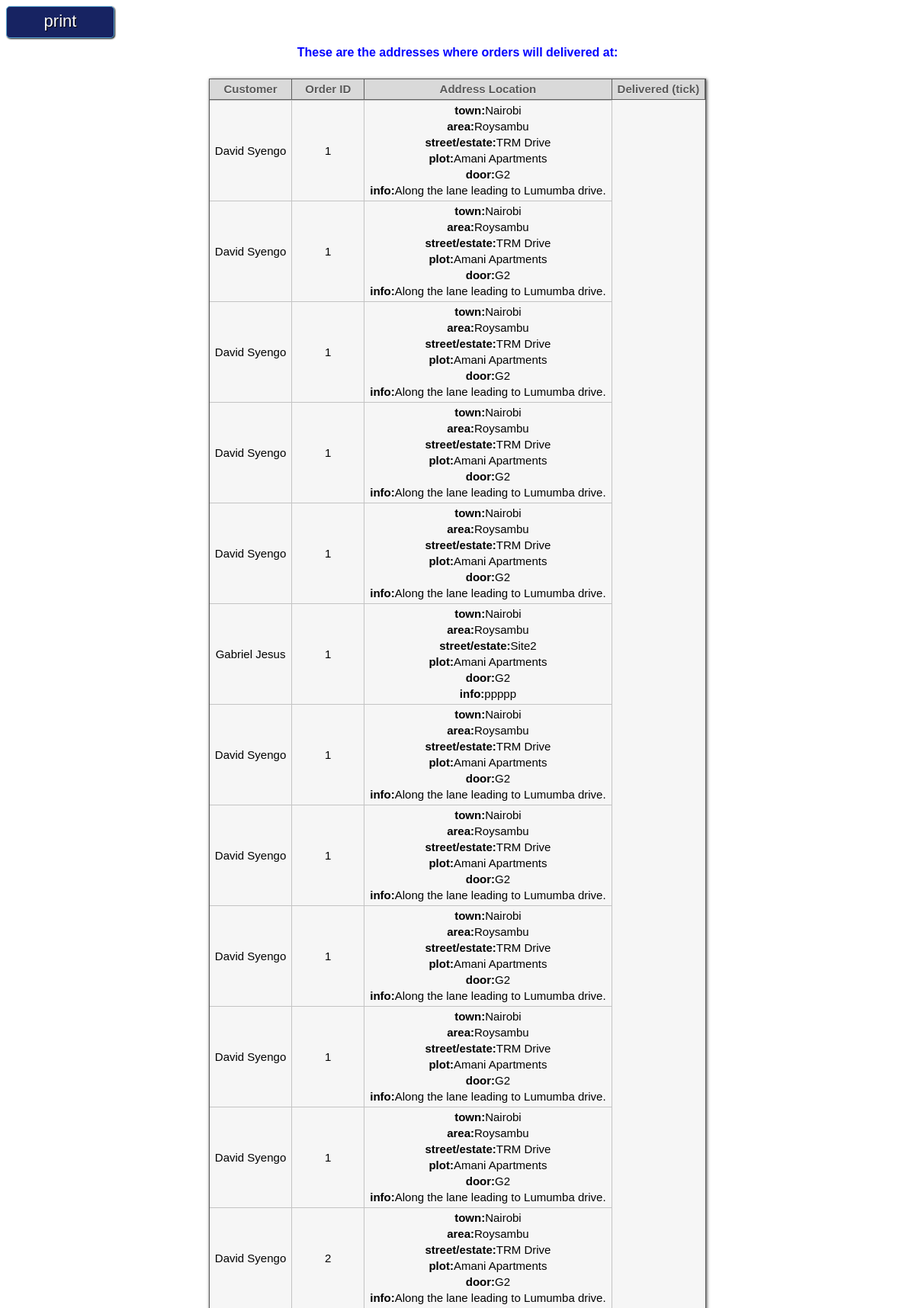
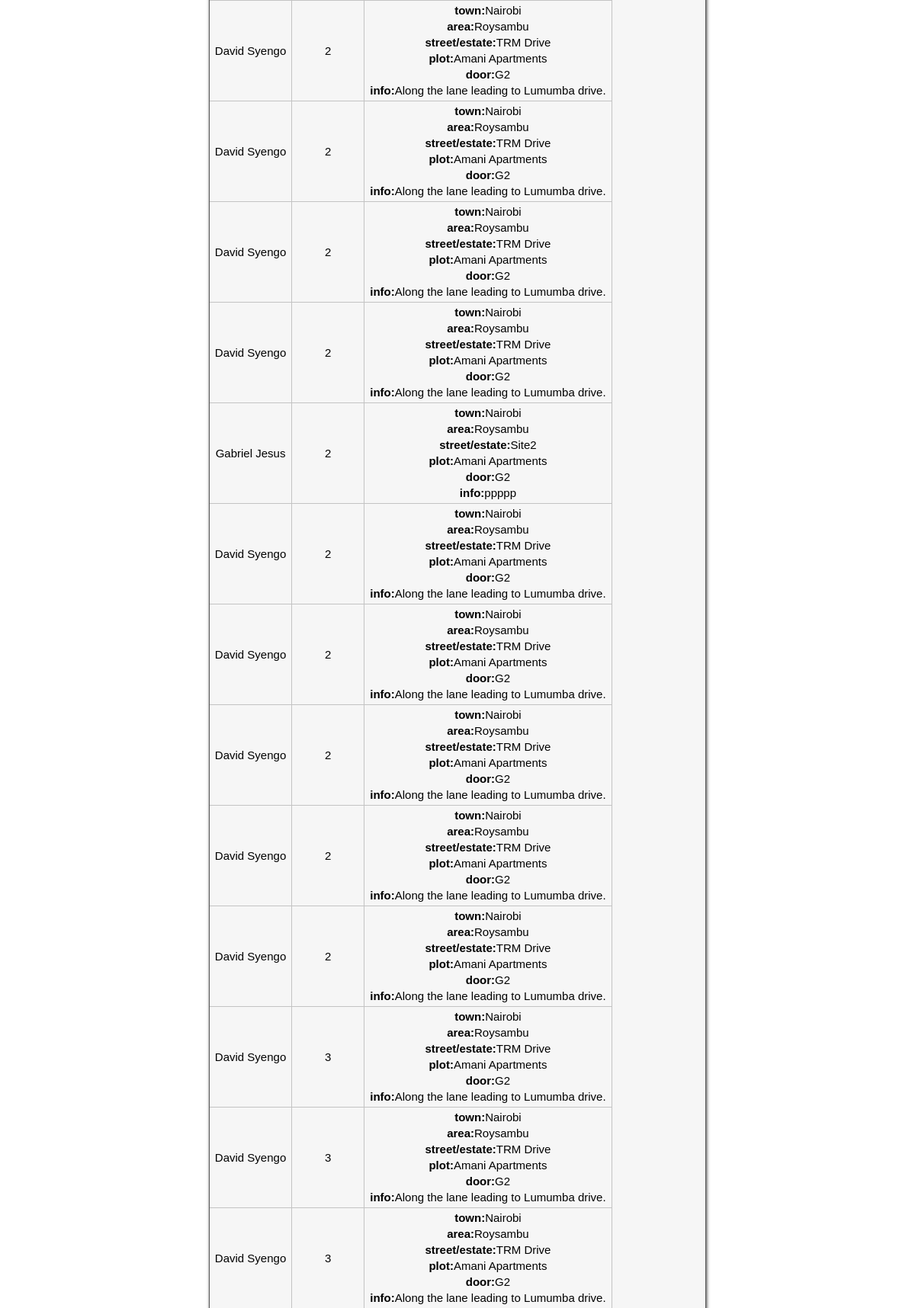
/Admin/actions/orderadresses.php (signed in, upper part), run on the app's committed database (2 pictures, top to bottom).
### tables this page shows
CREATE TABLE `orders` (
  `id` bigint(20) UNSIGNED NOT NULL,
  `cart_id` varchar(15) NOT NULL,
  `time_of_order` timestamp NOT NULL DEFAULT current_timestamp(),
  `delivered` varchar(7) NOT NULL
);

CREATE TABLE `physical_addresses` (
  `customer_id` bigint(20) NOT NULL,
  `town` varchar(30) NOT NULL,
  `area` varchar(30) NOT NULL,
  `street_estate` varchar(50) NOT NULL,
  `plot_no_name` varchar(30) NOT NULL,
  `door_no` varchar(5) NOT NULL,
  `add_details` text NOT NULL
);

### Admin/sharedlibs/DBMS.class.php (called while the page is built, shortened)
<?php
class DBMS{
	private $db_handler;
	public function __construct(){
		$DB_USER = "root";
		$DB_NAME = "e-budget";
		$DB_PASS = "";
		$DB_SERVER = "127.0.0.1";
		$this->db_handler = mysqli_connect($DB_SERVER, $DB_USER, $DB_PASS, $DB_NAME);
	}
	public function do_query($str){
		$this->db_query = mysqli_query($this->db_handler,$str);
	}
}
?>

### Admin/actions/orderadresses.php (the view, shortened to what this page needs)
<?php
include '../sharedlibs/DBMS.class.php';
$db = new DBMS();
$str = '';
$db->do_query("SELECT CONCAT( customers.first_name, ' ', customers.last_name ) , orders.id, physical_addresses.town, physical_addresses.area, physical_addresses.street_estate, physical_addresses.plot_no_name, physical_addresses.door_no, physical_addresses.add_details
FROM customers, orders, physical_addresses, shopping_cart
WHERE shopping_cart.customer_id = customers.customer_id
AND customers.customer_id = physical_addresses.customer_id
AND orders.delivered = 'NO'");
if($num = mysqli_num_rows($db->db_query) > 0){
	$str .= '<table cellpadding="0" cellspacing="0">
				<tr style="background-color:#D9D9D9; color:#585858; text-shadow:0px 1px 0px #FFF;"><th>Customer</th><th>Order ID</th><th>Address Location</th><th>Delivered (tick)</th></tr>';
	while(list($name, $oid, $town, $area, $street, $plot, $door, $add) = mysqli_fetch_row($db->db_query)){
		$str .= '<tr><td>'.$name.'</td><td>'.$oid.'</td><td><b>town:</b>'.$town.'<br /><b>area:</b>'.$area.'<br /><b>street/estate:</b>'.$street.'<br /><b>plot:</b>'.$plot.'<br /><b>door:</b>'.$door.'<br /><b>info:</b>'.$add.'</td></tr>';
	}
	$str .= '</table>';
}
else{
	$str = 'NO orders have been made or ALL orders have been DELIVERED.';
}
?>
<!DOCTYPE html PUBLIC "-//W3C//DTD XHTML 1.0 Transitional//EN" "http://www.w3.org/TR/xhtml1/DTD/xhtml1-transitional.dtd">
<html xmlns="http://www.w3.org/1999/xhtml">
<head>
<link rel="stylesheet" type="text/css" href="../styles/carttablestyle.css"/>
<link rel="stylesheet" type="text/css" href="../styles/form-elements.css"/>
</head>
<body>
<a class="button" href="#" onclick='document.getElementsByClassName("button").item(0).style.visibility = "hidden"; window.print(); return false;'>print</a>
<span style='position:relative; display:block; width:inherit; text-align:center; top: 10px; margin-bottom:10px; font-family:\"Trebuchet MS\", Arial, Helvetica, sans-serif; color:blue; font-weight:600;'>These are the addresses where orders will delivered at:</span>
<?php echo $str; ?>
</body>
</html>

### Admin/styles/carttablestyle.css (style rules this page uses)
table { position:relative; top:25px; border:1px solid #585858; background-color:#F6F6F6; margin:0 auto; font: 14px/21px Arial, Helvetica, sans-serif; box-shadow:1px 1px 4px #454545; }
td { text-align:center; padding:2px 7px 3px 7px; border-top:1px solid #C3C3C3; border-right:1px solid #C3C3C3; min-width:80px; font-size:15px; }
th { text-align:center; padding:2px 7px 3px 7px; border-bottom:1px solid #5F5F5F; border-right:1px solid #5F5F5F; min-width:80px; font-size:15px; }
tr { transition:all ease-in 300ms; }

### Admin/styles/form-elements.css (style rules this page uses)
a.button { position:relative; display:block; background-color:#172362; border:1px solid #59a7d3; width:140px; height:34px; text-align:center; padding:6px 0px 0px 0px; text-decoration:none; color:#FFF; font-size:22px; font-family:Arial; box-shadow:1px 1px 2px #141414; border-radius:5px; text-shadow:1px 1px 1px #000; outline:none; }

### data on the page
orders: name "David Syengo", id "1", physical_addresses.town "Nairobi", physical_addresses.area "Roysambu", physical_addresses.street_estate "TRM Drive", physical_addresses.plot_no_name "Amani Apartments", physical_addresses.door_no "G2", physical_addresses.add_details "Along the lane leading to Lumumba drive.", name "Gabriel Jesus", physical_addresses.street_estate "Site2", physical_addresses.add_details "ppppp"
orders: name "David Syengo", id "2", physical_addresses.town "Nairobi", physical_addresses.area "Roysambu", physical_addresses.street_estate "TRM Drive", physical_addresses.plot_no_name "Amani Apartments", physical_addresses.door_no "G2", physical_addresses.add_details "Along the lane leading to Lumumba drive.", name "Gabriel Jesus", physical_addresses.street_estate "Site2", physical_addresses.add_details "ppppp"
orders: name "David Syengo", id "3", physical_addresses.town "Nairobi", physical_addresses.area "Roysambu", physical_addresses.street_estate "TRM Drive", physical_addresses.plot_no_name "Amani Apartments", physical_addresses.door_no "G2", physical_addresses.add_details "Along the lane leading to Lumumba drive."
